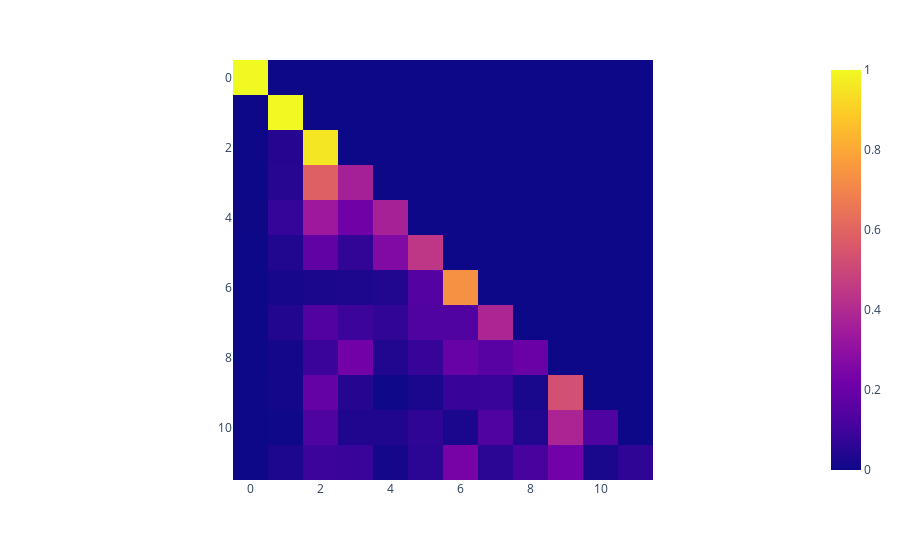

This figure's notebook cell:
### Code cell
px.imshow(cache[utils.get_act_name("pattern", 46)][:, 9].mean(axis = 0))

### Figure 1 — Plotly figure (JSON) as saved in the notebook; plotly's stock layout.template omitted (floating-point values rounded to 4 significant figures; data arrays with more than 128 entries replaced by an {"elided": "..."} marker saying what was removed)
{"data": [{"coloraxis": "coloraxis", "hovertemplate": "x: %{x}<br>y: %{y}<br>color: %{z}<extra></extra>", "name": "0", "type": "heatmap", "xaxis": "x", "yaxis": "y", "z": {"elided": "12x12 float values"}}], "layout": {"coloraxis": {"colorscale": [[0, "#0d0887"], [0.1111, "#46039f"], [0.2222, "#7201a8"], [0.3333, "#9c179e"], [0.4444, "#bd3786"], [0.5556, "#d8576b"], [0.6667, "#ed7953"], [0.7778, "#fb9f3a"], [0.8889, "#fdca26"], [1, "#f0f921"]]}, "margin": {"t": 60}, "xaxis": {"anchor": "y", "constrain": "domain", "domain": [0, 1], "scaleanchor": "y"}, "yaxis": {"anchor": "x", "autorange": "reversed", "constrain": "domain", "domain": [0, 1]}}}
